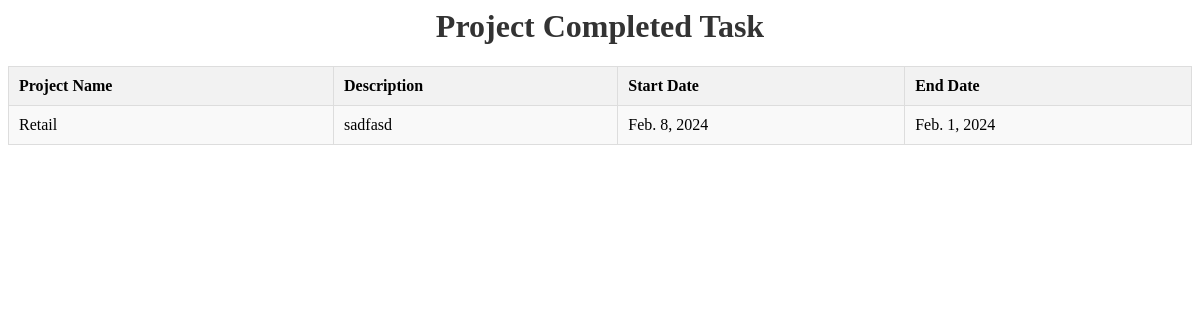
/dashboard/, run on the app's committed database.
### project/models.py (models this page shows, shortened)
class projects(models.Model):
    project_name = models.CharField(max_length = 200)
    description = models.TextField()
    start_date = models.DateField()
    end_date = models.DateField()
    id = models.UUIDField(default = uuid.uuid4, primary_key= True,
                          unique = True ,editable=False)

### project/views.py (the view)
# urls.py: path("dashboard/", dashboard,name= "dashboard"),
def dashboard(request):
    proj = projects.objects.filter(task__status ="Complete").distinct()
    context = {"proj":proj}
    return render(request,"dashboard.html",context)

### templates/dashboard.html (shortened to what this page needs)
<h1>Project Completed Task</h1>
<table>
    <tr>
        <th>Project Name</th>
        <th>Description</th>
        <th>Start Date</th>
        <th>End Date</th>
    </tr>
    {% for project in proj %}
        <tr>
                <td>{{project.project_name}}</td>
                <td>{{project.description}}</td>
                <td>{{project.start_date}}</td>
                <td>{{project.end_date}}</td>
        </tr>
    {% endfor %}
</table>

### templates/dashboard.html (style rules this page uses)
h1 { text-align: center; color: #333; }
table { width: 100%; border-collapse: collapse; margin-top: 20px; }
th, td { padding: 10px; text-align: left; border: 1px solid #ddd; }
th { background-color: #f2f2f2; }
tr:nth-child(even) { background-color: #f9f9f9; }

### data on the page
projects: project_name "Retail", description "sadfasd", start_date "Feb. 8, 2024", end_date "Feb. 1, 2024"
